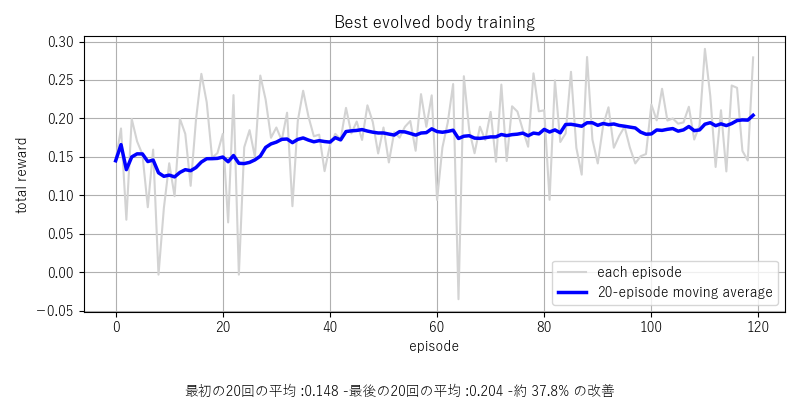
#> input picture MY_archives/実験結果/best_learning_curve.png, 800 x 400 px
$ python make_gif_contact_sheet.py --input '../../../MY_archives/実験結果/best_learning_curve.png' --output out.png
#> lines starting #> are read from the running program, lines starting #| are printed output that depends on the picture
"""GIFから等間隔フレームを抽出して視覚検査用一覧画像を作る。"""

from __future__ import annotations

import argparse
import math
from pathlib import Path

from PIL import Image, ImageDraw, ImageSequence


def main():
    parser = argparse.ArgumentParser(description="生成GIF视觉验收联系表。")
    parser.add_argument("--input", required=True)
    parser.add_argument("--output", required=True)
    parser.add_argument("--samples", type=int, default=12)
    parser.add_argument("--columns", type=int, default=4)
    args = parser.parse_args()
    source = Image.open(args.input)
#> source is the input picture: PIL image 800x400 RGBA; mean R, G, B, A 245.1, 245.1, 247.3, 255
    frames = [frame.convert("RGB") for frame in ImageSequence.Iterator(source)]
#> frames = 1 item
    indices = [
        round(index * (len(frames) - 1) / max(args.samples - 1, 1))
        for index in range(args.samples)
    ]
#> indices = [0, 0, 0, 0, 0, 0, 0, 0, 0, 0, 0, 0]
    selected = [frames[index] for index in indices]
#> selected = 12 items
    width, height = selected[0].size
#> width = 800; height = 400
    label_height = 24
    rows = math.ceil(len(selected) / args.columns)
#> rows = 3
    sheet = Image.new(
        "RGB",
        (args.columns * width, rows * (height + label_height)),
        "white",
    )
#> sheet: PIL image 3200x1272 RGB; every value is 255
    draw = ImageDraw.Draw(sheet)
    for slot, (index, frame) in enumerate(zip(indices, selected)):
        x = (slot % args.columns) * width
        y = (slot // args.columns) * (height + label_height)
        sheet.paste(frame, (x, y + label_height))
        draw.text((x + 6, y + 4), f"frame {index}/{len(frames) - 1}", fill="black")
#> this loop made 12 passes
#> (x, y) on passes 1 to 12: (0, 0), (800, 0), (1600, 0), (2400, 0), (0, 424), (800, 424), (1600, 424), (2400, 424), (0, 848), (800, 848), (1600, 848), (2400, 848)
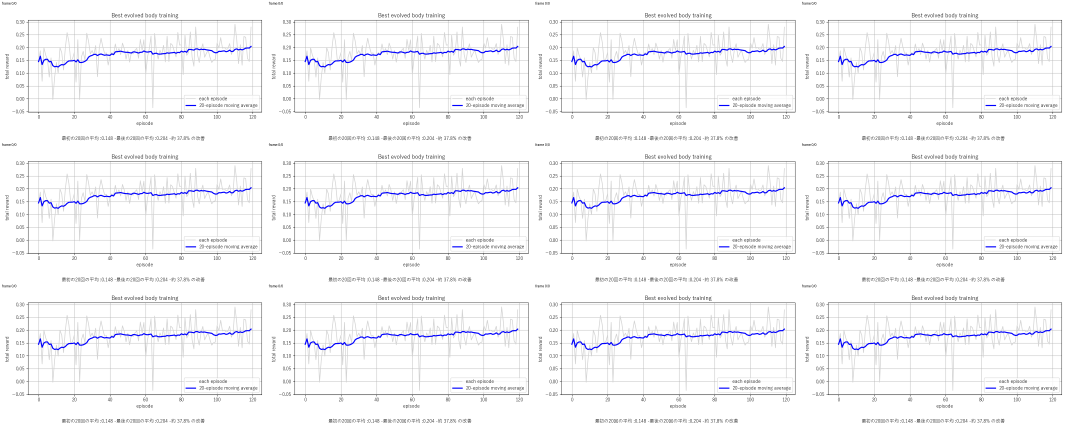
#> sheet: PIL image 3200x1272 RGB (shown at 1/3 size); mean R, G, B 245.6, 245.6, 247.7
    Path(args.output).parent.mkdir(parents=True, exist_ok=True)
    sheet.save(args.output)


if __name__ == "__main__":
    main()

$ run again, on MY_archives/実験結果/fixed_learning_curve.png
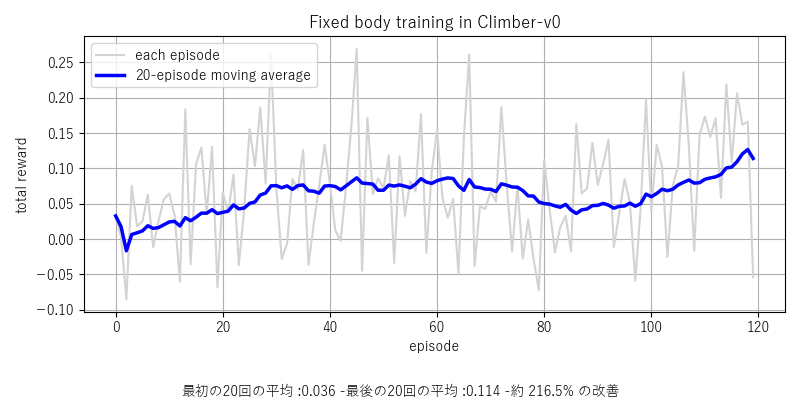
#> input picture MY_archives/実験結果/fixed_learning_curve.png, 800 x 400 px
#> in main, source is the input picture: PIL image 800x400 RGBA; mean R, G, B, A 244.4, 244.4, 246.7, 255
#> frames = 1 item
#> indices = [0, 0, 0, 0, 0, 0, 0, 0, 0, 0, 0, 0]
#> selected = 12 items
#> rows = 3
#> the loop in main, `for slot, (index, frame) in enumerate(zip(indices, selected)):` made 12 passes
#> (x, y) on passes 1 to 8: (0, 0), (800, 0), (1600, 0), (2400, 0), (0, 424), (800, 424), (1600, 424), (2400, 424)
#> after the loop in main, `for slot, (index, frame) in enumerate(zip(indices, selected)):`:
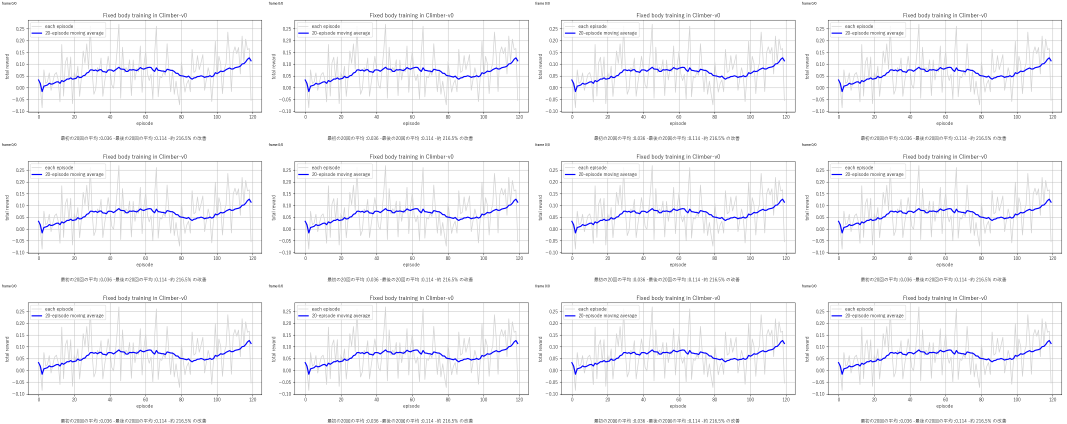
#> sheet: PIL image 3200x1272 RGB (shown at 1/3 size); mean R, G, B 244.9, 244.9, 247.1
